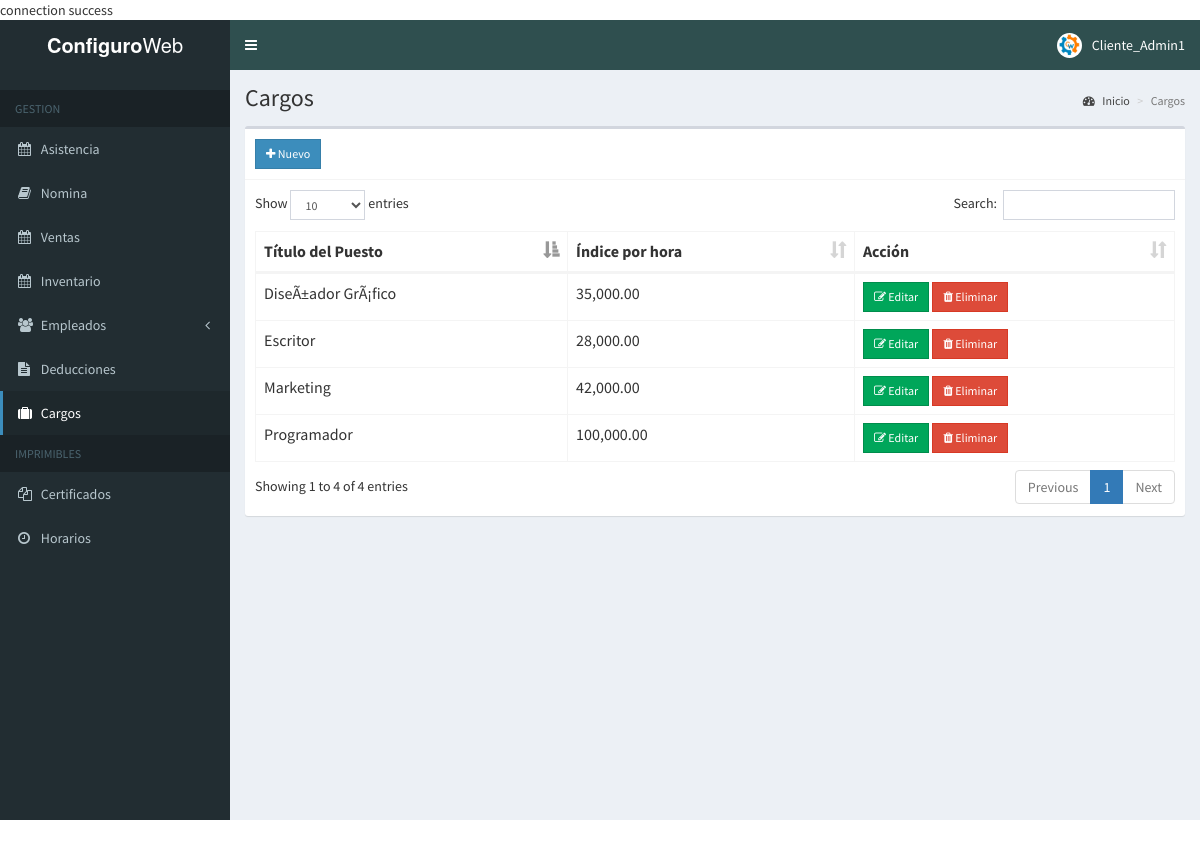
The app's page /admin/position.php (signed in) with its own data.
### tables this page shows
CREATE TABLE `administrador` (`id` int(11) NOT NULL,
  `id_empleado` int(15) NOT NULL,
  `usuario` varchar(30) NOT NULL,
  `password` varchar(60) NOT NULL,
  `tipo` varchar(60) NOT NULL,
  `fecha_creacion` date NOT NULL
);

CREATE TABLE `position` (
  `id` int(11) NOT NULL,
  `description` varchar(150) NOT NULL,
  `rate` double NOT NULL
);

### admin/includes/session.php (called while the page is built, shortened)
<?php
	include 'includes/conn.php';
	$sql = "SELECT * FROM administrador WHERE id = '".$_SESSION['admin']."'";
	$query = $conn->query($sql);
	$user = $query->fetch_assoc();
?>

### admin/position.php (the view, shortened to what this page needs)
<?php include 'includes/session.php'; ?>
<?php include 'includes/header.php'; ?>
<body class="hold-transition skin-blue sidebar-mini">
<div class="wrapper">
  <?php include 'includes/navbar.php'; ?>
  <?php include 'includes/menubar.php'; ?>
  <div class="content-wrapper">
    <section class="content-header">
      <h1>
      Cargos
      </h1>
      <ol class="breadcrumb">
        <li><a href="#"><i class="fa fa-dashboard"></i> Inicio</a></li>
        <li class="active">Cargos</li>
      </ol>
    </section>
    <section class="content">
      <div class="row">
        <div class="col-xs-12">
          <div class="box">
            <div class="box-header with-border">
              <a href="#addnew" data-toggle="modal" class="btn btn-primary btn-sm btn-flat"><i class="fa fa-plus"></i> Nuevo</a>
            </div>
            <div class="box-body">
              <table id="example1" class="table table-bordered">
                <thead>
                  <th>Título del Puesto</th>
                  <th>Índice por hora</th>
                  <th>Acción</th>
                </thead>
                <tbody>
                  <?php
                    $sql = "SELECT * FROM position";
                    $query = $conn->query($sql);
                    while($row = $query->fetch_assoc()){
                      echo "
                        <tr>
                          <td>".$row['description']."</td>
                          <td>".number_format($row['rate'], 2)."</td>
                          <td>
                            <button class='btn btn-success btn-sm edit btn-flat' data-id='".$row['id']."'><i class='fa fa-edit'></i> Editar</button>
                            <button class='btn btn-danger btn-sm delete btn-flat' data-id='".$row['id']."'><i class='fa fa-trash'></i> Eliminar</button>
                          </td>
                        </tr>
                      ";
                    }
                  ?>
                </tbody>
              </table>
            </div>
          </div>
        </div>
      </div>
    </section>
  </div>
</div>
</body>
</html>

### admin/includes/navbar.php (shortened to what this page needs)
<header class="main-header">
    <a href="#" class="logo">
      <span class="logo-lg"><b>Configuro</b>Web</span>
    </a>
    <nav class="navbar navbar-static-top">
      <a href="#" class="sidebar-toggle" data-toggle="push-menu" role="button">
      </a>
      <div class="navbar-custom-menu">
        <ul class="nav navbar-nav">
          <li class="dropdown user user-menu">
            <a href="#" class="dropdown-toggle" data-toggle="dropdown">
              <img src="../images/logo1.jpg" class="user-image" alt="User Image">
              <span class="hidden-xs"><?php echo $user['usuario']; ?></span>
            </a>
          </li>
        </ul>
      </div>
    </nav>
  </header>

### records on screen
administrador: usuario "Cliente_Admin1"
position: description "Programador", rate "100,000.00"
position: description "Escritor", rate "28,000.00"
position: description "Marketing", rate "42,000.00"
position: description "DiseÃ±ador GrÃ¡fico", rate "35,000.00"
